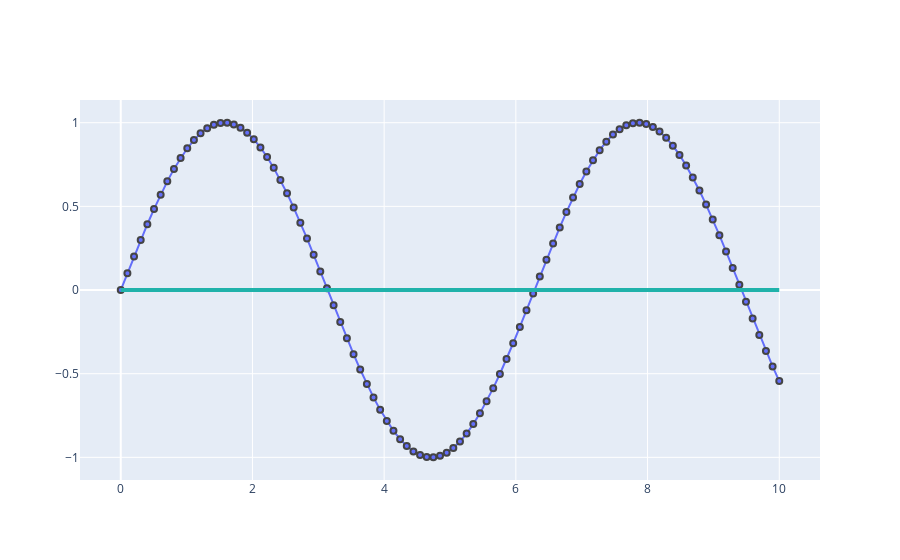

Here is the notebook cell this chart was saved with:
### Code cell
num_points = 1000
time_values = np.linspace(0, 10, 100)
sin_values = np.sin(time_values)

figure = go.Figure()
figure.add_trace(go.Scatter(x=time_values, y=sin_values,
                                    mode='lines+markers',
                                    marker_line_width=2, 
                                    marker_size=6
                ))

# Add horizontal line at y=0
figure.add_shape(
    type="line",
    x0=min(time_values),
    y0=0,
    x1=max(time_values),
    y1=0,
    line=dict(
        color="LightSeaGreen",
        width=4,
    ),
)

figure.show()
